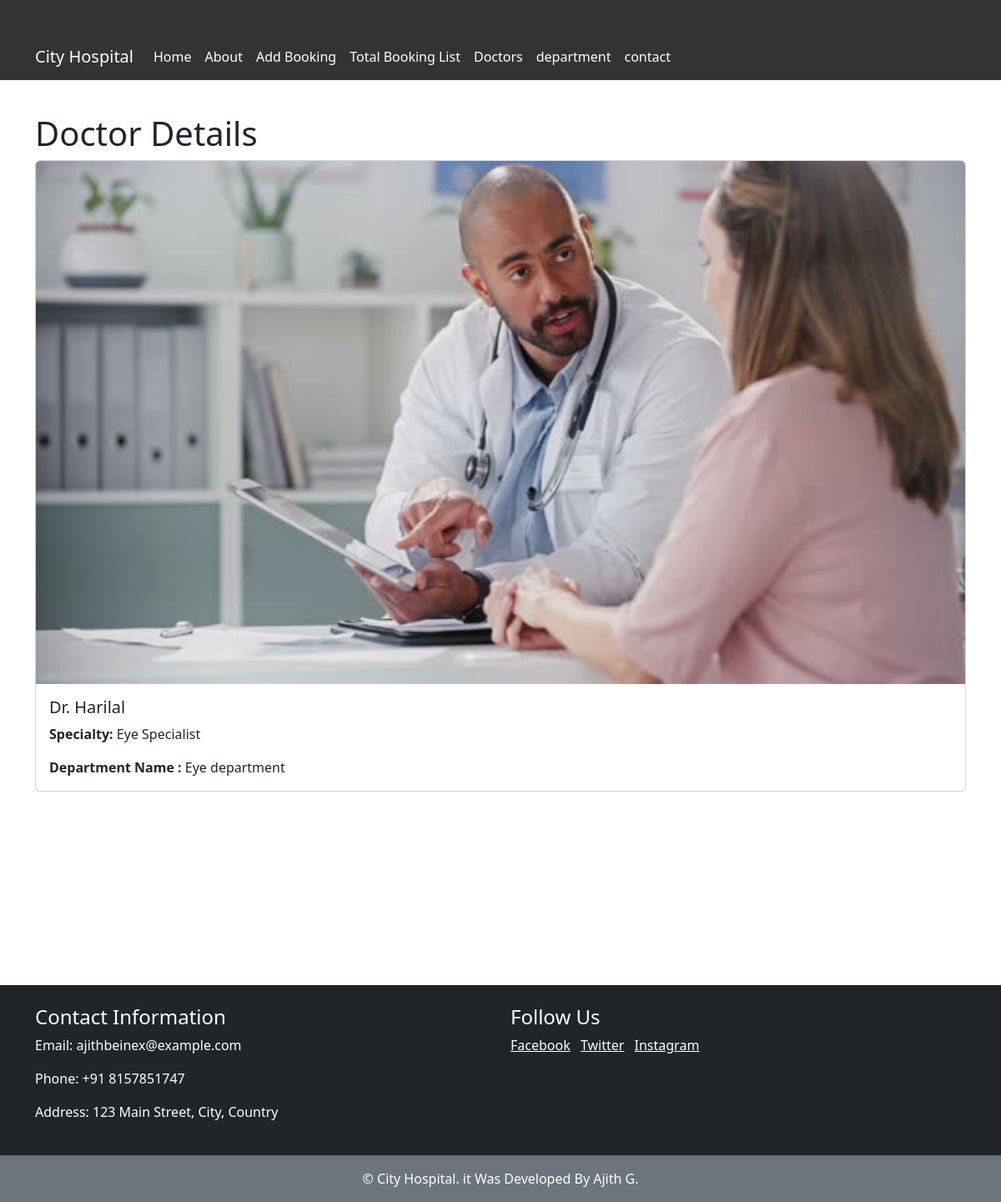
The page /doctor/2/ on the database its author committed.
### home/models.py (models this page shows, shortened)
class Doctors(models.Model):
    doctor_name=models.CharField(max_length=50)
    doctor_special=models.CharField(max_length=50)
    department_name=models.ForeignKey(Department,on_delete=models.CASCADE)
    doctor_image=models.ImageField(upload_to='static/doctor-image')

class Department(models.Model):
    dep_name=models.CharField(max_length=50)
    dep_description=models.TextField()
    def __str__(self):
        return self.dep_name

### home/views.py (the view)
# urls.py: path('doctor/<int:doctor_id>/', views.doctor_detail, name='doctor_detail'),
def doctor_detail(request, doctor_id):
    doctor = get_object_or_404(Doctors, id=doctor_id)
    return render(request, 'doctor_detail.html', {'doctor': doctor})

### templates/doctor_detail.html (shortened to what this page needs)
{% extends 'home.html' %}
{% block content %}
  <div class="container">
    <h1>Doctor Details</h1>
    <div class="card mb-3">
      <img src="{{ doctor.doctor_image.url }}" class="card-img-top "alt="{{ doctor.doctor_name }}">
      <div class="card-body">
        <h5 class="card-title">{{ doctor.doctor_name }}</h5>
        <p class="card-text"><strong>Specialty:</strong> {{ doctor.doctor_special }}</p>
        <p class="card-text"><strong>Department Name  :</strong> {{ doctor.department_name }}</p>
      </div>
    </div>
  </div>
{% endblock %}

### templates/home.html (style rules this page uses)
.container { padding-top: 40px; }

### rows shown on the page
Doctors: doctor_image (picture), doctor_name "Dr. Harilal", doctor_special "Eye Specialist", department_name "Eye department"
